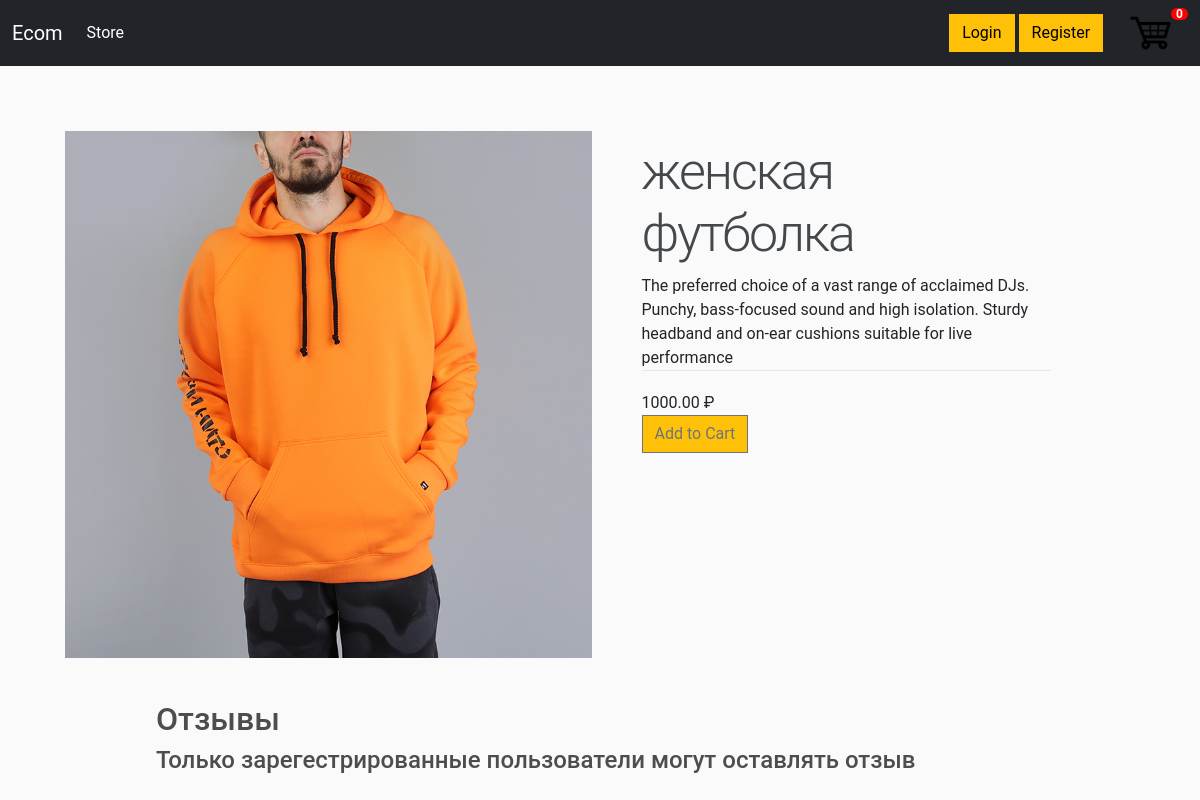
The app's page /1/, older data.
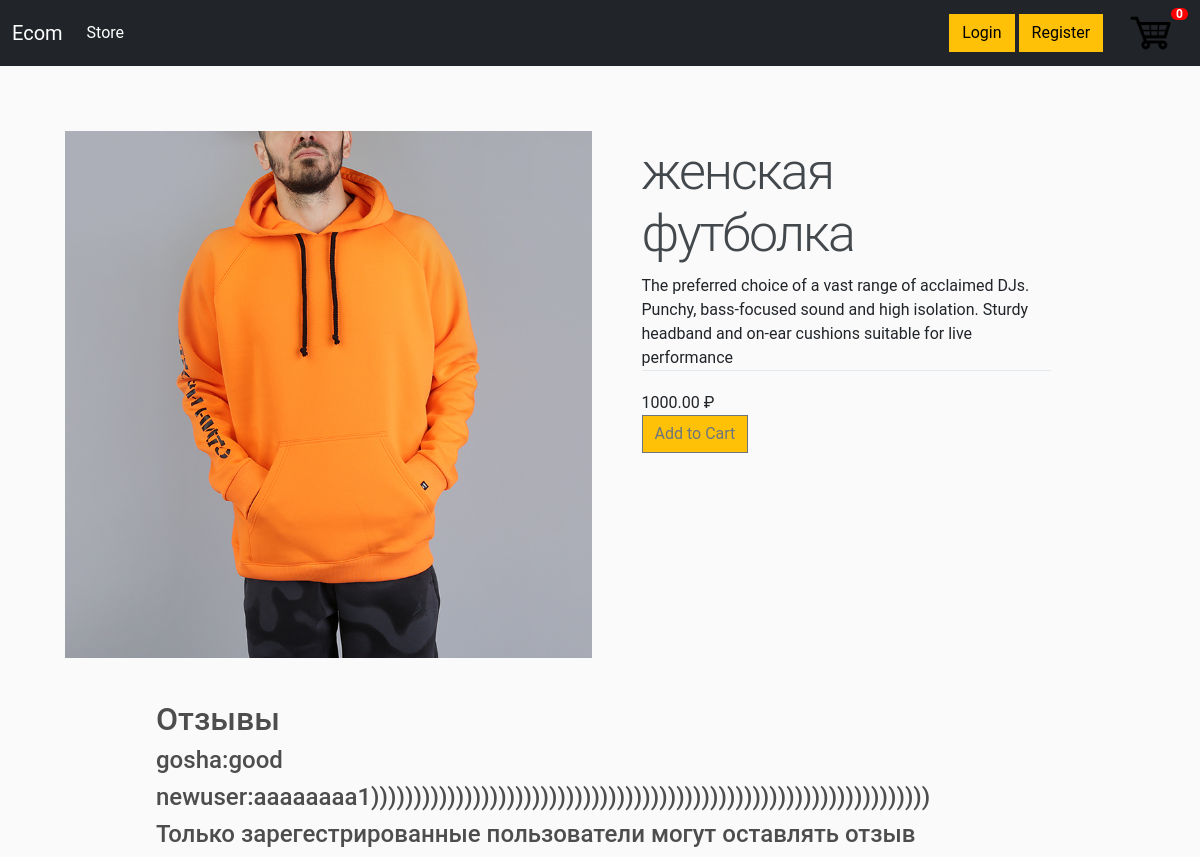
The same page, newer data.
### mainapp/models.py (models this page shows)
class Comment(models.Model):
    text = models.CharField(max_length=250, null=True)
    product = models.ForeignKey(Product, on_delete=models.SET_NULL, blank=True, null=True)
    customer = models.ForeignKey(Customer, on_delete=models.SET_NULL, blank=True, null=True)

class Customer(models.Model):
    user = models.OneToOneField(User, on_delete=models.CASCADE, null=True, blank=True)
    name = models.CharField(max_length=200, null=True)
    email = models.CharField(max_length=200, null=True)
    def __str__(self):
        return self.name

### mainapp/views.py (the view)
# urls.py: path('<int:product_id>/', views.product, name='product')
def product(request, product_id):
    try:
        product = Product.objects.get(id=product_id)
    except:
        raise Http404('продукт не найден')
    data = cartData(request)
    cartItems = data['cartItems']
    comments = Comment.objects.filter(product_id=product.id)[:20]
    context = {'product': product, 'cartItems': cartItems, 'comments': comments}
    return render(request, "mainapp/product.html", context)

### mainapp/models.py (called while the page is built)
    def imageURL(self):
        try:
            url = self.image.url
        except:
            url = ''
        return url

### mainapp/utils.py (called while the page is built, shortened)
def cookieCart(request):
    try:
        cart = json.loads(request.COOKIES['cart'])
    except:
        cart = {}
    print("Cart:", cart)
    items = []
    order = {'get_cart_total': 0, 'get_cart_items': 0, 'shipping': False}
    cartItems = order['get_cart_items']
    return {"cartItems": cartItems, "order": order, "items": items}

def cartData(request):
    if request.user.is_authenticated:
        customer = request.user.customer
        order, created = Order.objects.get_or_create(customer=customer, complete=False)
        cartItems = order.get_cart_items()
        items = order.orderitem_set.all()
    else:
        cookieData = cookieCart(request)
        cartItems = cookieData['cartItems']
        order = cookieData['order']
        items = cookieData['items']
    return {"cartItems": cartItems, "order": order, "items": items}

### mainapp/templates/mainapp/product.html
{% extends 'mainapp/index.html' %}
{% load static %}
{% block content%}
<link rel="stylesheet" type="text/css" href="{% static 'css/product.css' %}">
<img class="left-column" src="{{product.imageURL}}">
<div class="right-column">
    <div class="product-description">
    <h1>{{product.name}}</h1>
    The preferred choice of a vast range of acclaimed DJs. Punchy, bass-focused sound and high isolation. Sturdy headband and on-ear cushions suitable for live performance</div>
    <div class="product-price">{{product.price}} ₽</div> <a><button data-product = {{product.id}} data-action = "add" class="btn btn-warning btn-outline-secondary add-btn update-cart">Add to Cart</button></a>
</div>
<div class="comment">
    <h2>Отзывы</h2>
    {% for comment in comments%}
            <h4>{{comment.customer}}:{{comment.text}}</h4>
    {% endfor %}
    {% if user.is_authenticated %}
        <p><textarea name="comment" cols="40" rows="3"></textarea></p>
        <button class="btn btn-warning">Оставить отзыв</button>
    {% else %}
        <h4>Только зарегестрированные пользователи могут оставлять отзыв</h4>
    {% endif %}
</div>
{% endblock content%}

Row changes from the older to the newer data that the page shows:
added Comment: customer "gosha", text "good"
added Comment: customer "newuser", text "aaaaaaaa1))))))))))))))))))))))))))))))))))))))))))))))))))))))))))))))))))"
